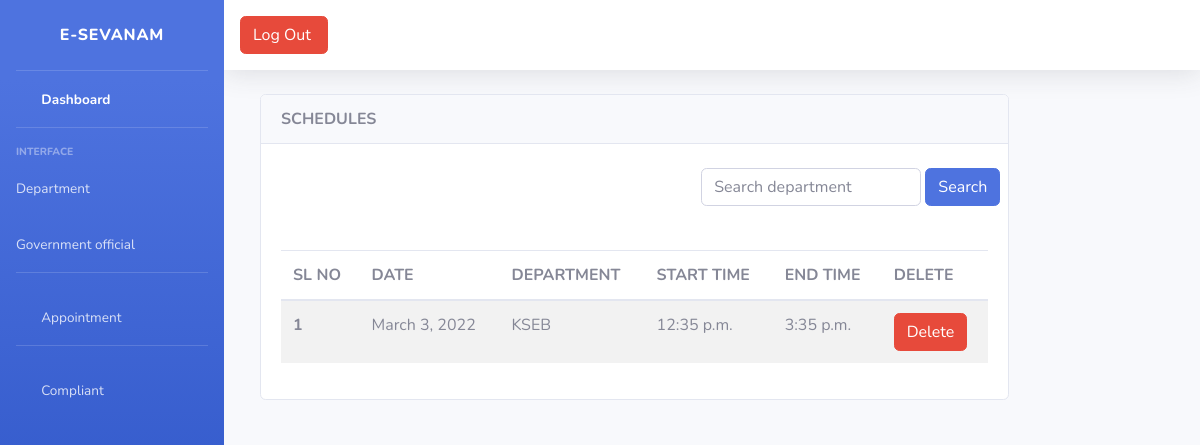
The page /admin_schedule_view on the database as committed earlier.
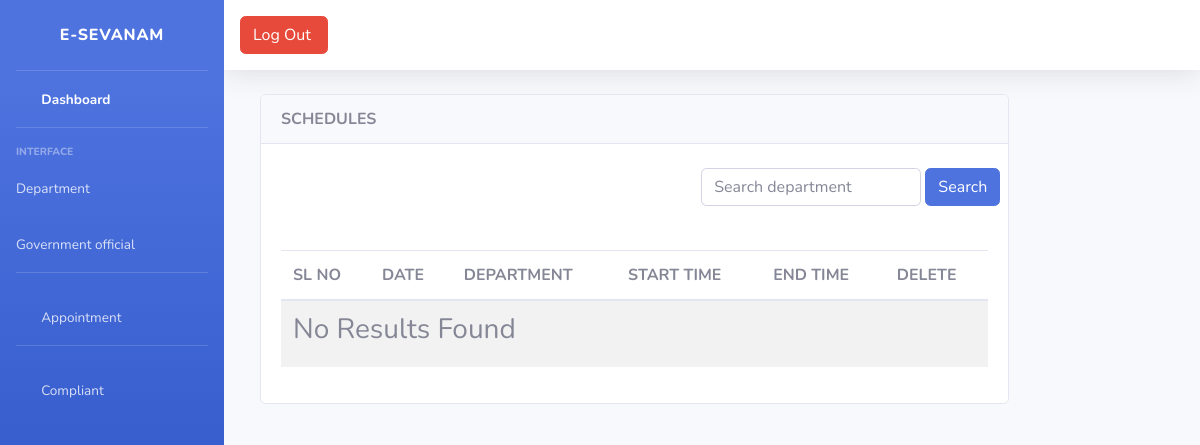
The same page on the database as committed later.
### manageapp1/models.py (models this page shows)
class AppointmentSchedule(models.Model):
    department = models.ForeignKey(Department, on_delete=models.DO_NOTHING)
    date = models.DateField()
    start_time = models.TimeField()
    end_time = models.TimeField()

class Department(models.Model):
    name= models.CharField(max_length=200)
    place= models.CharField(max_length=200)
    contact_number= models.CharField(max_length=100)
    email= models.EmailField()
    def __str__(self):
        return self.name

### manageapp1/admin_views.py (the view)
# urls.py: path('admin_schedule_view',admin_views.schedule, name='admin_schedule_view'),
def schedule(request):
    n = AppointmentSchedule.objects.all()
    scheduleFilter = ScheduleFilter(request.GET, queryset=n)
    n = scheduleFilter.qs
    context = {
        'schedule': n,
        'scheduleFilter': scheduleFilter,
    }
    return render(request, 'admin_schedule_view.html', context)

### templates/admin_schedule_view.html (shortened to what this page needs)
<!DOCTYPE html>
{% extends 'base.html' %}
{% block content %}
<div class="col-lg-10">
    <div class="card">
        <div class="card-header">
            <strong class="card-title"> SCHEDULES</strong>
        </div>
        <br>
        <div class="row">
            <div class="col-lg-6 "></div>
            <div class="col-lg-6">
                <form method="get" class="form-inline " style="float:right;">
                    <div class="md-form my-0">
                        {{scheduleFilter.form }}
                        <button class="btn btn-primary mr-2" type="submit">Search</button>
                    </div>
                </form>
            </div>
        </div>
        <br>
        <div class="card-body">
            <table class="table table-striped">
                <thead>
                <tr>
                    <th scope="col">SL NO</th>
                    <th scope="col">DATE</th>
                    <th scope="col">DEPARTMENT</th>
                    <th scope="col">START TIME</th>
                    <th scope="col">END TIME</th>
                    <th scope="col">DELETE</th>
                </tr>
                </thead>
                <tbody>
                {% for n in schedule %}
                <tr>
                    <th scope="row">{{forloop.counter}}</th>
                    <td>{{n.date}}</td>
                    <td>{{n.department}}</td>
                    <td>{{n.start_time}}</td>
                    <td>{{n.end_time}}</td>
                    <td>
                        <form action="{% url 'schedule_delete' n.id %}" method="post" style="display: inline;"
                              onsubmit="window.mytest()">
                            <button type="submit" class="btn btn-danger waves-effect width-md waves-light">Delete
                            </button>
                        </form>
                    </td>
                </tr>
                {% empty %}
                <tr>
                    <td colspan="7"><h3>No Results Found</h3></td>
                </tr>
                {% endfor %}
                </tbody>
            </table>
        </div>
    </div>
</div>
{% endblock %}

Rows that differ between the two databases and show on the page:
removed AppointmentSchedule: date "March 3, 2022", department "KSEB", start_time "12:35 p.m.", end_time "3:35 p.m."
Other text that changed with them:
text now shown: "No Results Found"
